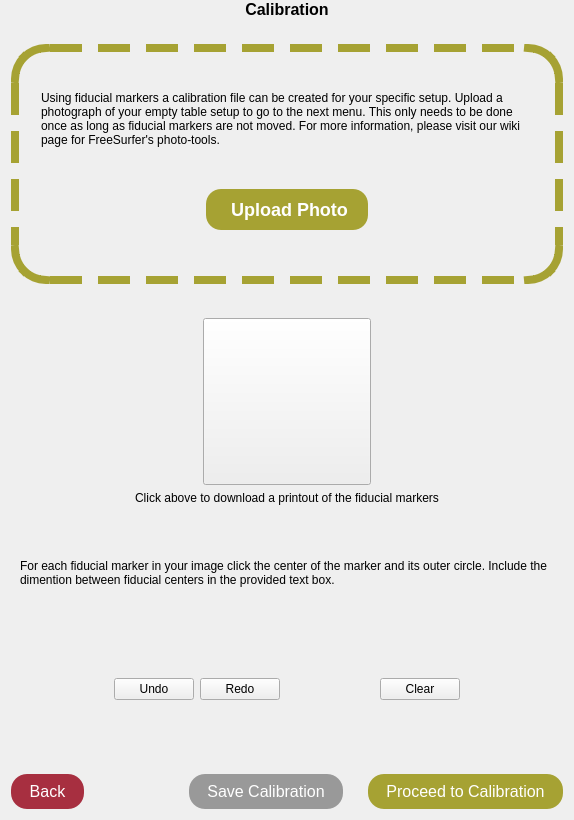
          <widget class="QWidget" name="pageCalibration">
           <layout class="QVBoxLayout" name="verticalLayout_14">
            <property name="spacing">
             <number>25</number>
            </property>
            <property name="topMargin">
             <number>0</number>
            </property>
            <item>
             <widget class="QLabel" name="label_11">
              <property name="styleSheet">
               <string notr="true">font-weight: bold; font-size: 16px;</string>
              </property>
              <property name="text">
               <string>Calibration</string>
              </property>
              <property name="alignment">
               <set>Qt::AlignCenter</set>
              </property>
             </widget>
            </item>
            <item>
             <widget class="QWidget" name="widgetDropCalibrationPhoto" native="true">
              <property name="minimumSize">
               <size>
                <width>0</width>
                <height>240</height>
               </size>
              </property>
              <property name="styleSheet">
               <string notr="true">#widgetDropCalibrationPhoto {border-radius:35; border: 8px dashed #a6a233;}</string>
              </property>
              <layout class="QVBoxLayout" name="verticalLayout_13" stretch="1,1,0">
               <property name="spacing">
                <number>15</number>
               </property>
               <property name="leftMargin">
                <number>30</number>
               </property>
               <property name="topMargin">
                <number>20</number>
               </property>
               <property name="rightMargin">
                <number>30</number>
               </property>
               <property name="bottomMargin">
                <number>25</number>
               </property>
               <item>
                <widget class="QLabel" name="label_17">
                 <property name="text">
                  <string>Using fiducial markers a calibration file can be created for your specific setup. Upload a photograph of your empty table setup to go to the next menu. This only needs to be done once as long as fiducial markers are not moved. For more information, please visit our wiki page for FreeSurfer's photo-tools. </string>
                 </property>
                 <property name="wordWrap">
                  <bool>true</bool>
                 </property>
                </widget>
               </item>
               <item>
                <layout class="QHBoxLayout" name="horizontalLayout_27">
                 <item>
                  <spacer name="horizontalSpacer_46">
                   <property name="orientation">
                    <enum>Qt::Horizontal</enum>
                   </property>
                   <property name="sizeHint" stdset="0">
                    <size>
                     <width>1</width>
                     <height>20</height>
                    </size>
                   </property>
                  </spacer>
                 </item>
                 <item>
                  <widget class="QPushButton" name="pushButtonUploadPhoto">
                   <property name="cursor">
                    <cursorShape>PointingHandCursor</cursorShape>
                   </property>
                   <property name="styleSheet">
                    <string notr="true">padding: 10 20 10 20; font-weight: bold; font-size: 18px;background: #a6a233; border-radius: 15; color:white;</string>
                   </property>
                   <property name="text">
                    <string> Upload Photo</string>
                   </property>
                   <property name="icon">
                    <iconset resource="dissection_photo.qrc">
                     <normaloff>:/resource/upload@2x.png</normaloff>:/resource/upload@2x.png</iconset>
                   </property>
                   <property name="iconSize">
                    <size>
                     <width>32</width>
                     <height>32</height>
                    </size>
                   </property>
                  </widget>
                 </item>
                 <item>
                  <spacer name="horizontalSpacer_47">
                   <property name="orientation">
                    <enum>Qt::Horizontal</enum>
                   </property>
                   <property name="sizeHint" stdset="0">
                    <size>
                     <width>1</width>
                     <height>20</height>
                    </size>
                   </property>
                  </spacer>
                 </item>
                </layout>
               </item>
               <item>
                <widget class="QLabel" name="labelCalibrationPhoto"/>
               </item>
              </layout>
             </widget>
            </item>
            <item>
             <widget class="QWidget" name="widgetDownloadMarkers" native="true">
              <property name="minimumSize">
               <size>
                <width>0</width>
                <height>100</height>
               </size>
              </property>
              <layout class="QVBoxLayout" name="verticalLayout_12">
               <item>
                <layout class="QHBoxLayout" name="horizontalLayout_7">
                 <item>
                  <spacer name="horizontalSpacer_32">
                   <property name="orientation">
                    <enum>Qt::Horizontal</enum>
                   </property>
                   <property name="sizeHint" stdset="0">
                    <size>
                     <width>40</width>
                     <height>20</height>
                    </size>
                   </property>
                  </spacer>
                 </item>
                 <item>
                  <widget class="QToolButton" name="toolButtonDownloadMarkers">
                   <property name="sizePolicy">
                    <sizepolicy hsizetype="Fixed" vsizetype="Fixed">
                     <horstretch>0</horstretch>
                     <verstretch>0</verstretch>
                    </sizepolicy>
                   </property>
                   <property name="cursor">
                    <cursorShape>PointingHandCursor</cursorShape>
                   </property>
                   <property name="text">
                    <string/>
                   </property>
                   <property name="icon">
                    <iconset resource="dissection_photo.qrc">
                     <normaloff>:/resource/fiducial_markers@2x.png</normaloff>:/resource/fiducial_markers@2x.png</iconset>
                   </property>
                   <property name="iconSize">
                    <size>
                     <width>160</width>
                     <height>160</height>
                    </size>
                   </property>
                  </widget>
                 </item>
                 <item>
                  <spacer name="horizontalSpacer_43">
                   <property name="orientation">
                    <enum>Qt::Horizontal</enum>
                   </property>
                   <property name="sizeHint" stdset="0">
                    <size>
                     <width>40</width>
                     <height>20</height>
                    </size>
                   </property>
                  </spacer>
                 </item>
                </layout>
               </item>
               <item>
                <widget class="QLabel" name="labelDownloadMarkers">
                 <property name="text">
                  <string>Click above to download a printout of the fiducial markers</string>
                 </property>
                 <property name="alignment">
                  <set>Qt::AlignCenter</set>
                 </property>
                </widget>
               </item>
              </layout>
             </widget>
            </item>
            <item>
             <widget class="QWidget" name="widgetCalibrationControl" native="true">
              <property name="minimumSize">
               <size>
                <width>0</width>
                <height>150</height>
               </size>
              </property>
              <layout class="QVBoxLayout" name="verticalLayout_15">
               <property name="spacing">
                <number>20</number>
               </property>
               <item>
                <widget class="QLabel" name="label_18">
                 <property name="minimumSize">
                  <size>
                   <width>0</width>
                   <height>50</height>
                  </size>
                 </property>
                 <property name="text">
                  <string>For each fiducial marker in your image click the center of the marker and its outer circle. Include the dimention between fiducial centers in the provided text box.</string>
                 </property>
                 <property name="wordWrap">
                  <bool>true</bool>
                 </property>
                </widget>
               </item>
               <item>
                <layout class="QHBoxLayout" name="horizontalLayout_5">
                 <item>
                  <spacer name="horizontalSpacer_9">
                   <property name="orientation">
                    <enum>Qt::Horizontal</enum>
                   </property>
                   <property name="sizeHint" stdset="0">
                    <size>
                     <width>40</width>
                     <height>20</height>
                    </size>
                   </property>
                  </spacer>
                 </item>
                 <item>
                  <widget class="QLabel" name="label_7">
                   <property name="text">
                    <string/>
                   </property>
                   <property name="pixmap">
                    <pixmap resource="dissection_photo.qrc">:/resource/calibration1@2x.png</pixmap>
                   </property>
                  </widget>
                 </item>
                 <item>
                  <widget class="QLabel" name="label_8">
                   <property name="text">
                    <string/>
                   </property>
                   <property name="pixmap">
                    <pixmap resource="dissection_photo.qrc">:/resource/calibration2@2x.png</pixmap>
                   </property>
                  </widget>
                 </item>
                 <item>
                  <spacer name="horizontalSpacer_24">
                   <property name="orientation">
                    <enum>Qt::Horizontal</enum>
                   </property>
                   <property name="sizeHint" stdset="0">
                    <size>
                     <width>40</width>
                     <height>20</height>
                    </size>
                   </property>
                  </spacer>
                 </item>
                </layout>
               </item>
               <item>
                <layout class="QHBoxLayout" name="horizontalLayout_6">
                 <property name="spacing">
                  <number>6</number>
                 </property>
                 <property name="topMargin">
                  <number>20</number>
                 </property>
                 <item>
                  <spacer name="horizontalSpacer_25">
                   <property name="orientation">
                    <enum>Qt::Horizontal</enum>
                   </property>
                   <property name="sizeHint" stdset="0">
                    <size>
                     <width>40</width>
                     <height>20</height>
                    </size>
                   </property>
                  </spacer>
                 </item>
                 <item>
                  <widget class="QPushButton" name="pushButtonUndoCalibration">
                   <property name="text">
                    <string>Undo</string>
                   </property>
                  </widget>
                 </item>
                 <item>
                  <widget class="QPushButton" name="pushButtonRedoCallibration">
                   <property name="text">
                    <string>Redo</string>
                   </property>
                  </widget>
                 </item>
                 <item>
                  <spacer name="horizontalSpacer_31">
                   <property name="orientation">
                    <enum>Qt::Horizontal</enum>
                   </property>
                   <property name="sizeHint" stdset="0">
                    <size>
                     <width>40</width>
                     <height>20</height>
                    </size>
                   </property>
                  </spacer>
                 </item>
                 <item>
                  <widget class="QPushButton" name="pushButtonClearCalibration">
                   <property name="text">
                    <string>Clear</string>
                   </property>
                  </widget>
                 </item>
                 <item>
                  <spacer name="horizontalSpacer_28">
                   <property name="orientation">
                    <enum>Qt::Horizontal</enum>
                   </property>
                   <property name="sizeHint" stdset="0">
                    <size>
                     <width>40</width>
                     <height>20</height>
                    </size>
                   </property>
                  </spacer>
                 </item>
                </layout>
               </item>
              </layout>
             </widget>
            </item>
            <item>
             <spacer name="verticalSpacer_4">
              <property name="orientation">
               <enum>Qt::Vertical</enum>
              </property>
              <property name="sizeHint" stdset="0">
               <size>
                <width>20</width>
                <height>40</height>
               </size>
              </property>
             </spacer>
            </item>
            <item>
             <layout class="QHBoxLayout" name="horizontalLayout_26">
              <item>
               <widget class="QPushButton" name="pushButtonBackToStart">
                <property name="cursor">
                 <cursorShape>PointingHandCursor</cursorShape>
                </property>
                <property name="styleSheet">
                 <string notr="true">background: #a72f40; padding: 8 18 8 18;font-size: 16px; border: none; border-radius: 16; color:white</string>
                </property>
                <property name="text">
                 <string>Back</string>
                </property>
               </widget>
              </item>
              <item>
               <spacer name="horizontalSpacer_42">
                <property name="orientation">
                 <enum>Qt::Horizontal</enum>
                </property>
                <property name="sizeHint" stdset="0">
                 <size>
                  <width>40</width>
                  <height>20</height>
                 </size>
                </property>
               </spacer>
              </item>
              <item>
               <spacer name="horizontalSpacer_45">
                <property name="orientation">
                 <enum>Qt::Horizontal</enum>
                </property>
                <property name="sizeHint" stdset="0">
                 <size>
                  <width>40</width>
                  <height>20</height>
                 </size>
                </property>
               </spacer>
              </item>
              <item>
               <widget class="QPushButton" name="pushButtonSaveCalibration">
                <property name="enabled">
                 <bool>false</bool>
                </property>
                <property name="cursor">
                 <cursorShape>PointingHandCursor</cursorShape>
                </property>
                <property name="styleSheet">
                 <string notr="true">QPushButton {background: #a6a233; padding: 8 18 8 18;font-size: 16px; border: none; border-radius: 16; color:white}
QPushButton:disabled {background: #999999;}</string>
                </property>
                <property name="text">
                 <string>Save Calibration</string>
                </property>
               </widget>
              </item>
              <item>
               <widget class="QPushButton" name="pushButtonProceedToCalibration">
                <property name="cursor">
                 <cursorShape>PointingHandCursor</cursorShape>
                </property>
                <property name="styleSheet">
                 <string notr="true">background: #a6a233; padding: 8 18 8 18;font-size: 16px; border: none; border-radius: 16; color:white</string>
                </property>
                <property name="text">
                 <string>Proceed to Calibration</string>
                </property>
               </widget>
              </item>
             </layout>
            </item>
           </layout>
          </widget>
